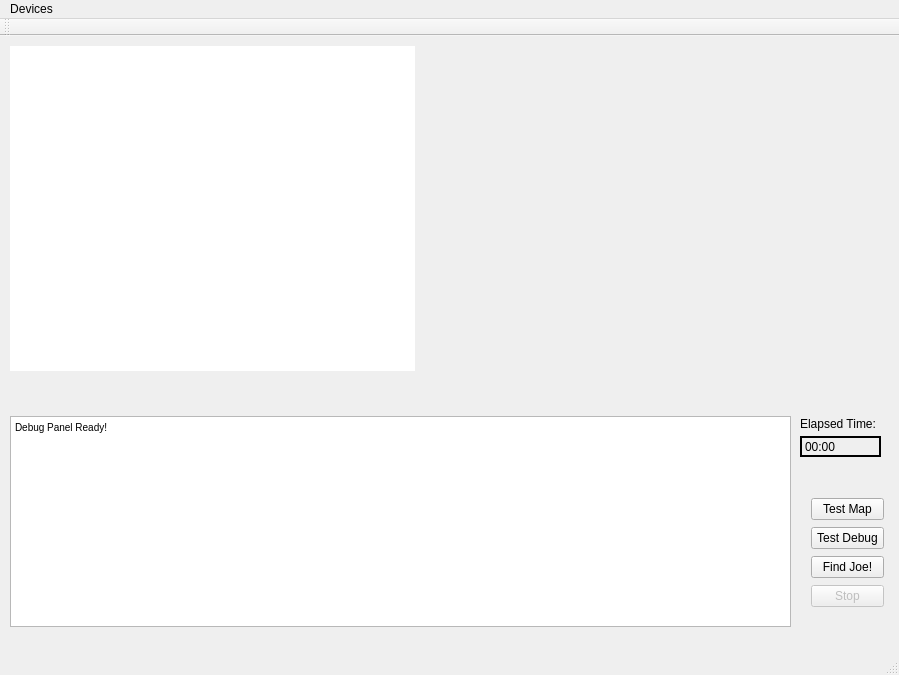
<?xml version="1.0" encoding="UTF-8"?>
<ui version="4.0">
 <class>MainWindow</class>
 <widget class="QMainWindow" name="MainWindow">
  <property name="geometry">
   <rect>
    <x>0</x>
    <y>0</y>
    <width>899</width>
    <height>675</height>
   </rect>
  </property>
  <property name="windowTitle">
   <string>FindJoe</string>
  </property>
  <widget class="QWidget" name="centralWidget">
   <widget class="QGraphicsView" name="graphicsView">
    <property name="geometry">
     <rect>
      <x>10</x>
      <y>10</y>
      <width>405</width>
      <height>325</height>
     </rect>
    </property>
    <property name="sizePolicy">
     <sizepolicy hsizetype="Fixed" vsizetype="Fixed">
      <horstretch>0</horstretch>
      <verstretch>0</verstretch>
     </sizepolicy>
    </property>
    <property name="frameShape">
     <enum>QFrame::NoFrame</enum>
    </property>
    <property name="frameShadow">
     <enum>QFrame::Sunken</enum>
    </property>
    <property name="verticalScrollBarPolicy">
     <enum>Qt::ScrollBarAlwaysOff</enum>
    </property>
    <property name="horizontalScrollBarPolicy">
     <enum>Qt::ScrollBarAlwaysOff</enum>
    </property>
    <property name="interactive">
     <bool>true</bool>
    </property>
    <property name="sceneRect">
     <rectf>
      <x>0.000000000000000</x>
      <y>0.000000000000000</y>
      <width>405.000000000000000</width>
      <height>325.000000000000000</height>
     </rectf>
    </property>
   </widget>
   <widget class="QTextEdit" name="textEdit">
    <property name="geometry">
     <rect>
      <x>10</x>
      <y>380</y>
      <width>781</width>
      <height>211</height>
     </rect>
    </property>
    <property name="html">
     <string>&lt;!DOCTYPE HTML PUBLIC &quot;-//W3C//DTD HTML 4.0//EN&quot; &quot;http://www.w3.org/TR/REC-html40/strict.dtd&quot;&gt;
&lt;html&gt;&lt;head&gt;&lt;meta name=&quot;qrichtext&quot; content=&quot;1&quot; /&gt;&lt;style type=&quot;text/css&quot;&gt;
p, li { white-space: pre-wrap; }
&lt;/style&gt;&lt;/head&gt;&lt;body style=&quot; font-family:'MS Shell Dlg 2'; font-size:7.8pt; font-weight:400; font-style:normal;&quot;&gt;
&lt;p style=&quot; margin-top:0px; margin-bottom:0px; margin-left:0px; margin-right:0px; -qt-block-indent:0; text-indent:0px;&quot;&gt;Debug Panel Ready!&lt;/p&gt;&lt;/body&gt;&lt;/html&gt;</string>
    </property>
   </widget>
   <widget class="QWidget" name="cameraWidget" native="true">
    <property name="geometry">
     <rect>
      <x>490</x>
      <y>10</y>
      <width>400</width>
      <height>360</height>
     </rect>
    </property>
    <property name="sizePolicy">
     <sizepolicy hsizetype="Maximum" vsizetype="Maximum">
      <horstretch>0</horstretch>
      <verstretch>0</verstretch>
     </sizepolicy>
    </property>
    <property name="minimumSize">
     <size>
      <width>400</width>
      <height>360</height>
     </size>
    </property>
    <property name="maximumSize">
     <size>
      <width>400</width>
      <height>360</height>
     </size>
    </property>
   </widget>
   <widget class="QWidget" name="layoutWidget">
    <property name="geometry">
     <rect>
      <x>800</x>
      <y>450</y>
      <width>95</width>
      <height>135</height>
     </rect>
    </property>
    <layout class="QVBoxLayout" name="verticalLayout">
     <item>
      <widget class="QPushButton" name="testMapButton">
       <property name="text">
        <string>Test Map</string>
       </property>
      </widget>
     </item>
     <item>
      <widget class="QPushButton" name="testDebugButton">
       <property name="text">
        <string>Test Debug</string>
       </property>
      </widget>
     </item>
     <item>
      <widget class="QPushButton" name="startButton">
       <property name="text">
        <string>Find Joe!</string>
       </property>
      </widget>
     </item>
     <item>
      <widget class="QPushButton" name="stopButton">
       <property name="enabled">
        <bool>false</bool>
       </property>
       <property name="text">
        <string>Stop</string>
       </property>
      </widget>
     </item>
    </layout>
   </widget>
   <widget class="QLabel" name="timeTitle">
    <property name="geometry">
     <rect>
      <x>800</x>
      <y>380</y>
      <width>91</width>
      <height>16</height>
     </rect>
    </property>
    <property name="text">
     <string>Elapsed Time:</string>
    </property>
   </widget>
   <widget class="QLabel" name="timeLabel">
    <property name="geometry">
     <rect>
      <x>800</x>
      <y>400</y>
      <width>81</width>
      <height>21</height>
     </rect>
    </property>
    <property name="frameShape">
     <enum>QFrame::WinPanel</enum>
    </property>
    <property name="text">
     <string>00:00</string>
    </property>
   </widget>
   <widget class="QGraphicsView" name="graphicsView_2">
    <property name="enabled">
     <bool>true</bool>
    </property>
    <property name="geometry">
     <rect>
      <x>900</x>
      <y>10</y>
      <width>411</width>
      <height>361</height>
     </rect>
    </property>
   </widget>
  </widget>
  <widget class="QMenuBar" name="menuBar">
   <property name="geometry">
    <rect>
     <x>0</x>
     <y>0</y>
     <width>899</width>
     <height>26</height>
    </rect>
   </property>
   <widget class="QMenu" name="menuDevices">
    <property name="title">
     <string>Devices</string>
    </property>
   </widget>
   <addaction name="menuDevices"/>
  </widget>
  <widget class="QToolBar" name="mainToolBar">
   <attribute name="toolBarArea">
    <enum>TopToolBarArea</enum>
   </attribute>
   <attribute name="toolBarBreak">
    <bool>false</bool>
   </attribute>
  </widget>
  <widget class="QStatusBar" name="statusBar"/>
 </widget>
 <layoutdefault spacing="6" margin="11"/>
 <resources/>
 <connections/>
</ui>
